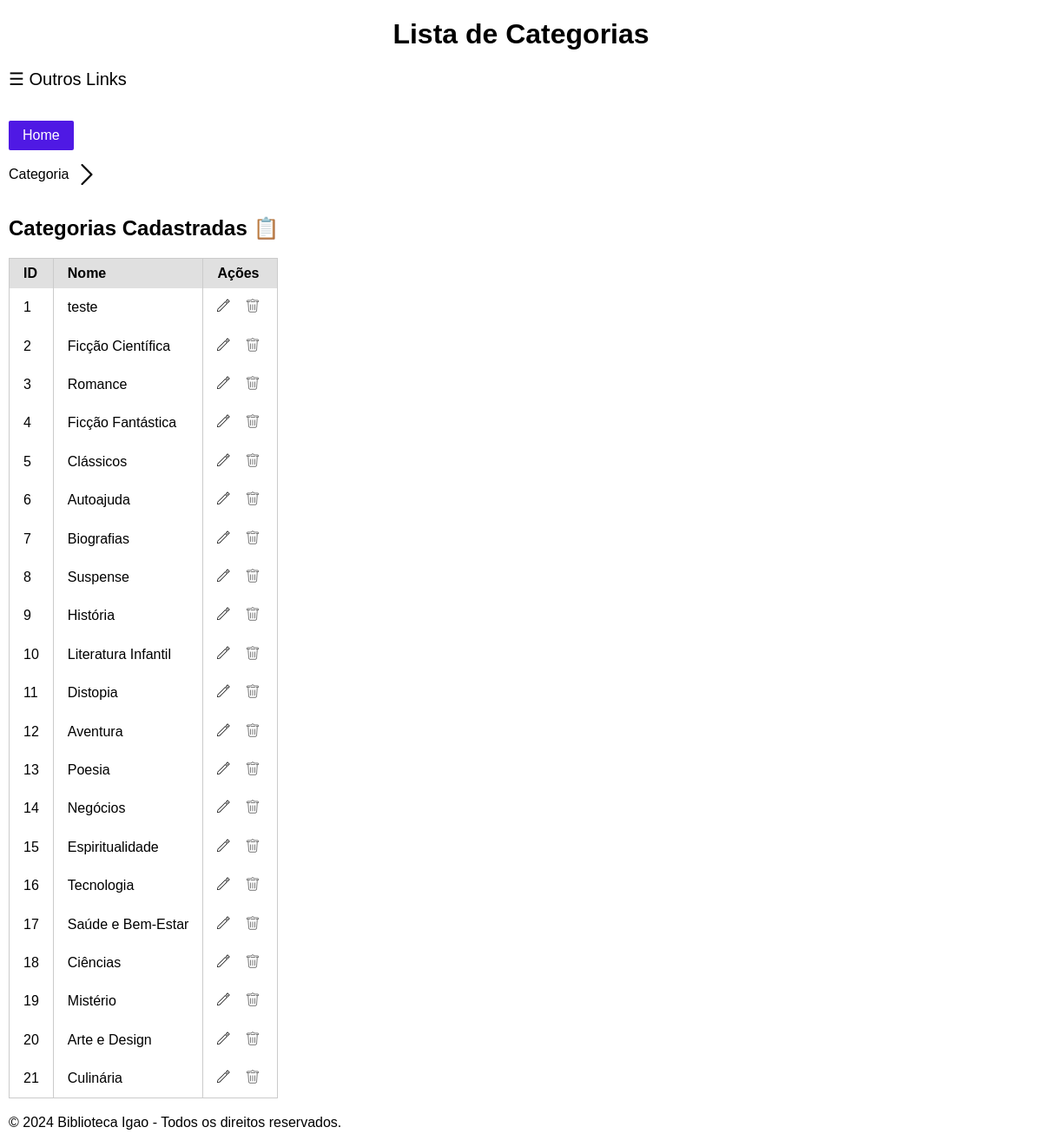
Before: /categories/categorias with the older database file.
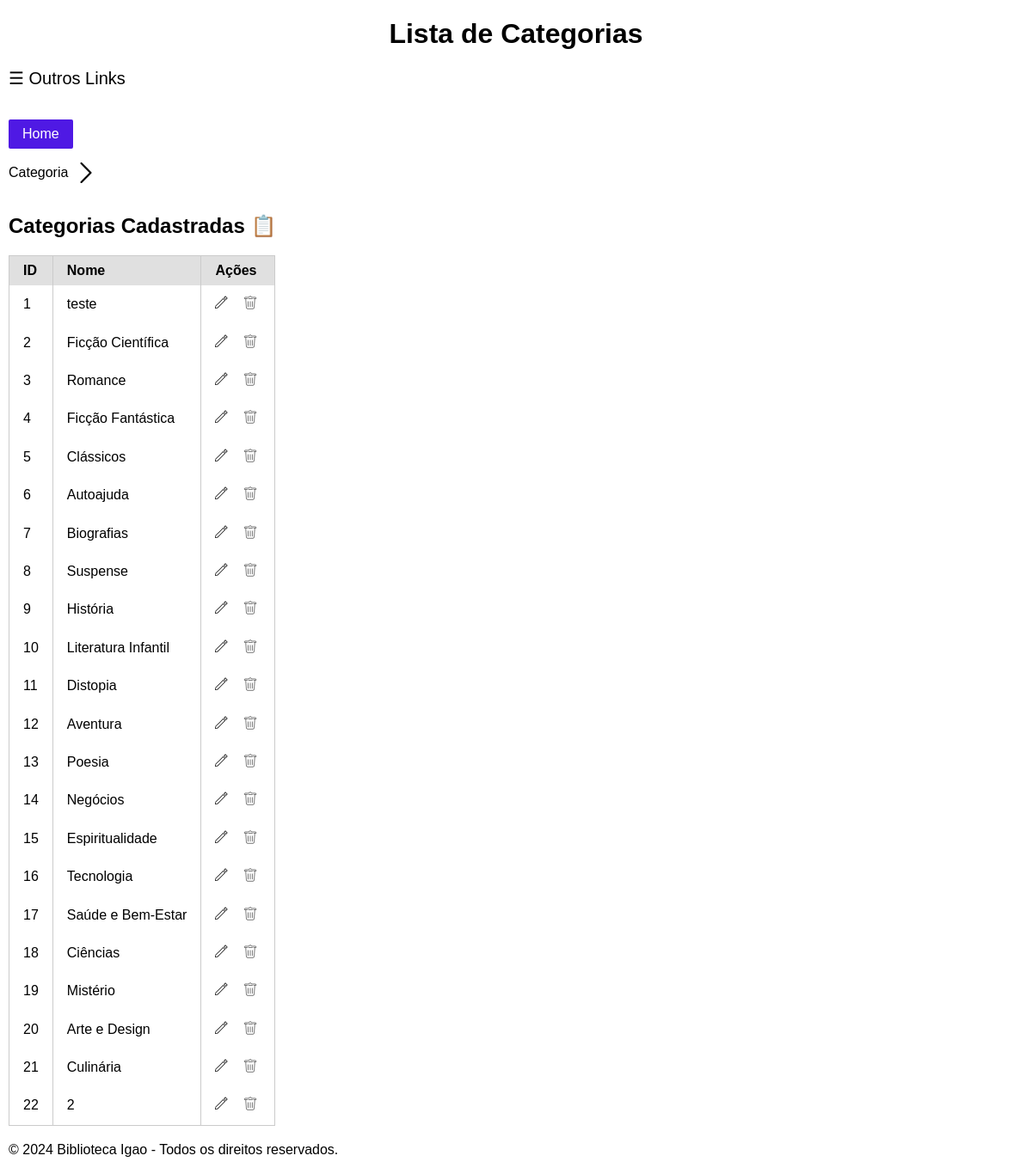
After: the same page with the newer database file.
### Uniao/model/Categorias.py (models this page shows, shortened)
class Categorias(database.Model):
    id = database.Column(database.Integer, primary_key=True)
    nome = database.Column(database.String(50), nullable=False)
    livros = database.relationship("Livros", back_populates="categoria", lazy=True)

### Uniao/controller/CategoriasController.py (the view)
@categoryController.route('/categorias', methods=['GET'])
def view_categories():
    nome = request.args.get('nome', '').strip()
    categorias = categoryRepository.searchCategories(nome)
    return render_template('Categorias/categorias.html', categorias=categorias, nome=nome)

### Uniao/DAO/CategoriaDao.py (called while the page is built)
    @staticmethod
    def searchCategories():
        try:
            return Categorias.query.all()
        except Exception as e:
            print(f"Erro ao buscar categorias: {e}")
            return []

### Uniao/repository/CategoriaRepository.py (called while the page is built)
    def searchCategories(self, nome=''):
        try:
            if nome:
                return self.categoriaDAO.searchCategoriesByName(nome)
            return self.categoriaDAO.searchCategories()
        except Exception as e:
            print(f"Erro ao buscar categorias: {e}")
            return []

### Uniao/templates/Categorias/categorias.html (shortened to what this page needs)
<!DOCTYPE html>
<html lang="pt-br">
<head>
    <link rel="stylesheet" href="{{ url_for('static', filename='css/base.css') }}">
    <link rel="stylesheet" href="{{ url_for('static', filename='css/formulario.css') }}">
    <link rel="stylesheet" href="{{ url_for('static', filename='css/table.css') }}">
</head>
<body>
    <header>
        <h1 class="centralizar">Lista de Categorias</h1>
    </header>
    <main>
        <span style="font-size:20px;cursor:pointer" onclick="openNav()">&#9776; Outros Links</span><br><br>
        <br>
        <a href=" {{ url_for('bp_inicio.index')}}" class="pure-button pure-button-purple">Home</a>
        <br>
        <div class="imagem-botao toggle-button" data-target="esconder" onclick="toggleContent(this)">
            <p>Categoria &nbsp; </p>
            <span><img src="{{url_for('static', filename='img/arrow.svg')}}"></span>
        </div>
        <h2>Categorias Cadastradas 📋</h2>
        <table class="pure-table">
            <thead>
                <tr>
                    <th>ID</th>
                    <th>Nome</th>
                    <th>Ações</th>
                </tr>
            </thead>
            <tbody>
                {% if categorias %}
                {% for categoria in categorias %}
                <tr>
                    <td>{{ categoria.id }}</td>
                    <td>{{ categoria.nome }}</td>
                    <td>
                        <button class="imagem-botao" style="display:inline;">
                            <a href="{{ url_for('bp_categories.edit_category', id=categoria.id) }}"> <img
                                    src="{{url_for('static', filename='img/pencil.svg')}}" alt="Editar"></a>
                        </button>
                        <form action="{{ url_for('bp_categories.delete_category', id=categoria.id) }}" method="POST"
                            style="display:inline;">
                            <button type="submit" style="cursor: pointer;" class="imagem-botao"
                                onclick="return confirm('Tem certeza que deseja excluir esta categoria?')">
                                <img style="cursor: pointer;" src="{{url_for('static', filename='img/delete.svg')}}"
                                    alt="Excluir">
                            </button>
                        </form>
                    </td>
                </tr>
                {% endfor %}
                {% else %}
                <tr>
                    <td colspan="3">Nenhuma categoria encontrada.</td>
                </tr>
                {% endif %}
            </tbody>
        </table>
    </main>
    {% include "Bases/rodape.html"%}
</body>
</html>

Changed rows visible on the page:
added Categorias: id "22", nome "2"
